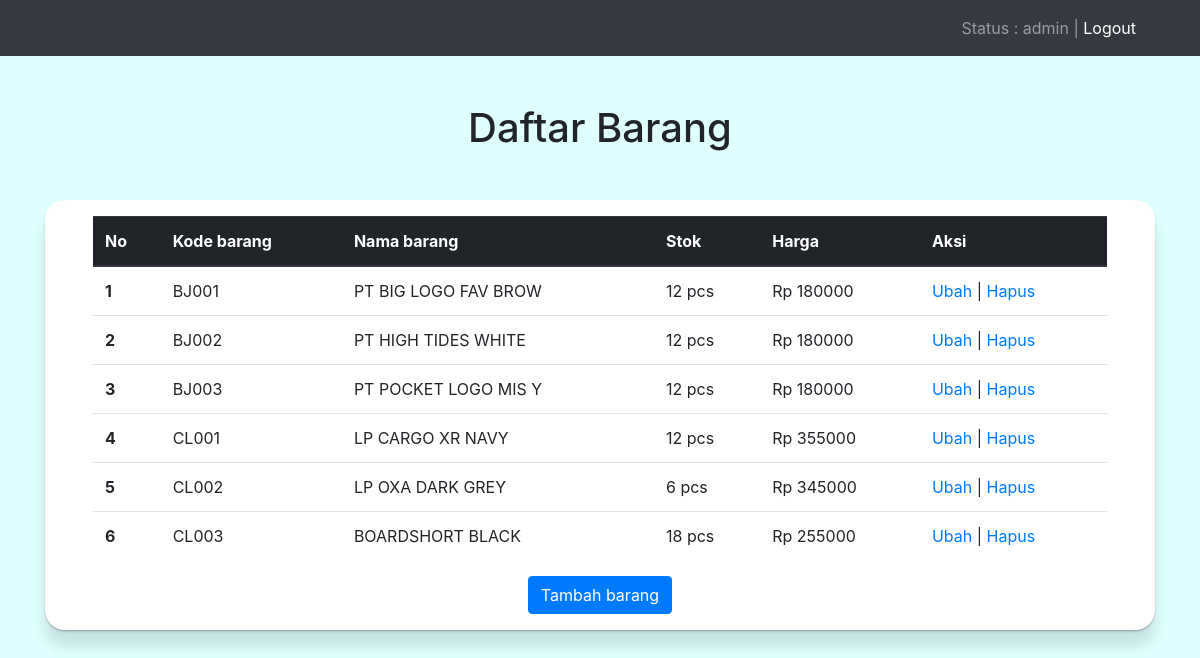
Page /homepage/index.php (signed in) on the committed database.
### tables this page shows
CREATE TABLE `barang` (
  `barang_kode` varchar(5) NOT NULL,
  `barang_nama` varchar(50) NOT NULL,
  `barang_jumlah` int(10) NOT NULL,
  `barang_harga` int(10) NOT NULL
);

### homepage/functions.php (called while the page is built, shortened)
<?php
$db = mysqli_connect("localhost", "root", "", "crudsession");
function query ($query){
	global $db;
	$result = mysqli_query( $db, $query );
	$rows = [];
	while ($row=mysqli_fetch_assoc($result)) {
		$rows[] = $row;
	}
	return $rows;
}
 ?>

### homepage/index.php (the view, shortened to what this page needs)
<?php
require 'functions.php';
$barangs = query("SELECT * FROM barang");
 ?>
<!doctype html>
<html lang="en">
<head>
    <link rel="stylesheet" href="https://maxcdn.bootstrapcdn.com/bootstrap/4.0.0/css/bootstrap.min.css"
>
</head>
<body>
    <nav class="navbar navbar-expand-lg navbar-dark bg-dark">
      <div class="collapse navbar-collapse" id="navbarText">
        <span class="navbar-text pr-5">
          Status : <?php echo $_SESSION['user_level']; ?> | <a href="logout.php">Logout</a>
        </span>
      </div>
    </nav>
    <h1 class="mt-5 mb-5 text-center">Daftar Barang</h1>
    <div class="container">
        <div class="row">
            <div class="col-md-12">
                <div class="pr-5 pl-5 pt-3 pb-3 table100">
                    <table class="table">
                        <thead class="thead-dark">
                            <tr>
                                <th scope="col">No</th>
                                <th scope="col">Kode barang</th>
                                <th scope="col">Nama barang</th>
                                <th scope="col">Stok</th>
                                <th scope="col">Harga</th>
                                <th scope="col">Aksi</th>
                            </tr>
                        </thead>
                        <tbody>
                            <?php $no=1; ?>
                            <?php foreach ($barangs as $barang ) :?>
                            <tr>
                                <th scope="row"><?php echo $no; $no++ ?></th>
                                <td><?php echo $barang["barang_kode"]; ?></td>
                                <td><?php echo $barang["barang_nama"]; ?></td>
                                <td><?php echo $barang["barang_jumlah"]; ?> pcs</td>
                                <td>Rp  <?php echo $barang["barang_harga"]; ?></td>
                                <td>
                                    <a href="ubah.php?kode=<?php echo $barang["barang_kode"]; ?>"">Ubah</a>
                                    <?php if ($_SESSION['user_level'] == "admin"): ?>
                                        |
                                        <a href="hapus.php?kode=<?php echo $barang["barang_kode"]; ?>" onclick ="
                                        return confirm('Apakah anda yakin ingin menghapus barang ini?')">Hapus</a>
                                    <?php endif ?>
                                </td>
                            </tr>
                            <?php endforeach; ?>
                        </tbody>
                    </table>
                    <div class="col text-center mt-3">
                        <button type="button" class="btn btn-primary" name="tambah" onclick="window.location.href = 'add.php'">Tambah barang</button>
                    </div>
                </div>
            </div>
        </div>
    </div>
</body>
</html>

### homepage/index.php (style rules this page uses)
body { background-color: #E0FFFF; }
.table100 { background-color: white; border-radius: 20px;box-shadow: 0 1px 1px rgba(0,0,0,0.12), 0 2px 2px rgba(0,0,0,0.12), 0 16px 16px rgba(0,0,0,0.12); }

### rows in the picture
barang: barang_kode "BJ001", barang_nama "PT BIG LOGO FAV BROW", barang_jumlah "12", barang_harga "180000"
barang: barang_kode "BJ002", barang_nama "PT HIGH TIDES WHITE", barang_jumlah "12", barang_harga "180000"
barang: barang_kode "BJ003", barang_nama "PT POCKET LOGO MIS Y", barang_jumlah "12", barang_harga "180000"
barang: barang_kode "CL001", barang_nama "LP CARGO XR NAVY", barang_jumlah "12", barang_harga "355000"
barang: barang_kode "CL002", barang_nama "LP OXA DARK GREY", barang_jumlah "6", barang_harga "345000"
barang: barang_kode "CL003", barang_nama "BOARDSHORT BLACK", barang_jumlah "18", barang_harga "255000"

### other values in the picture
$_SESSION['user_level'] "admin"
